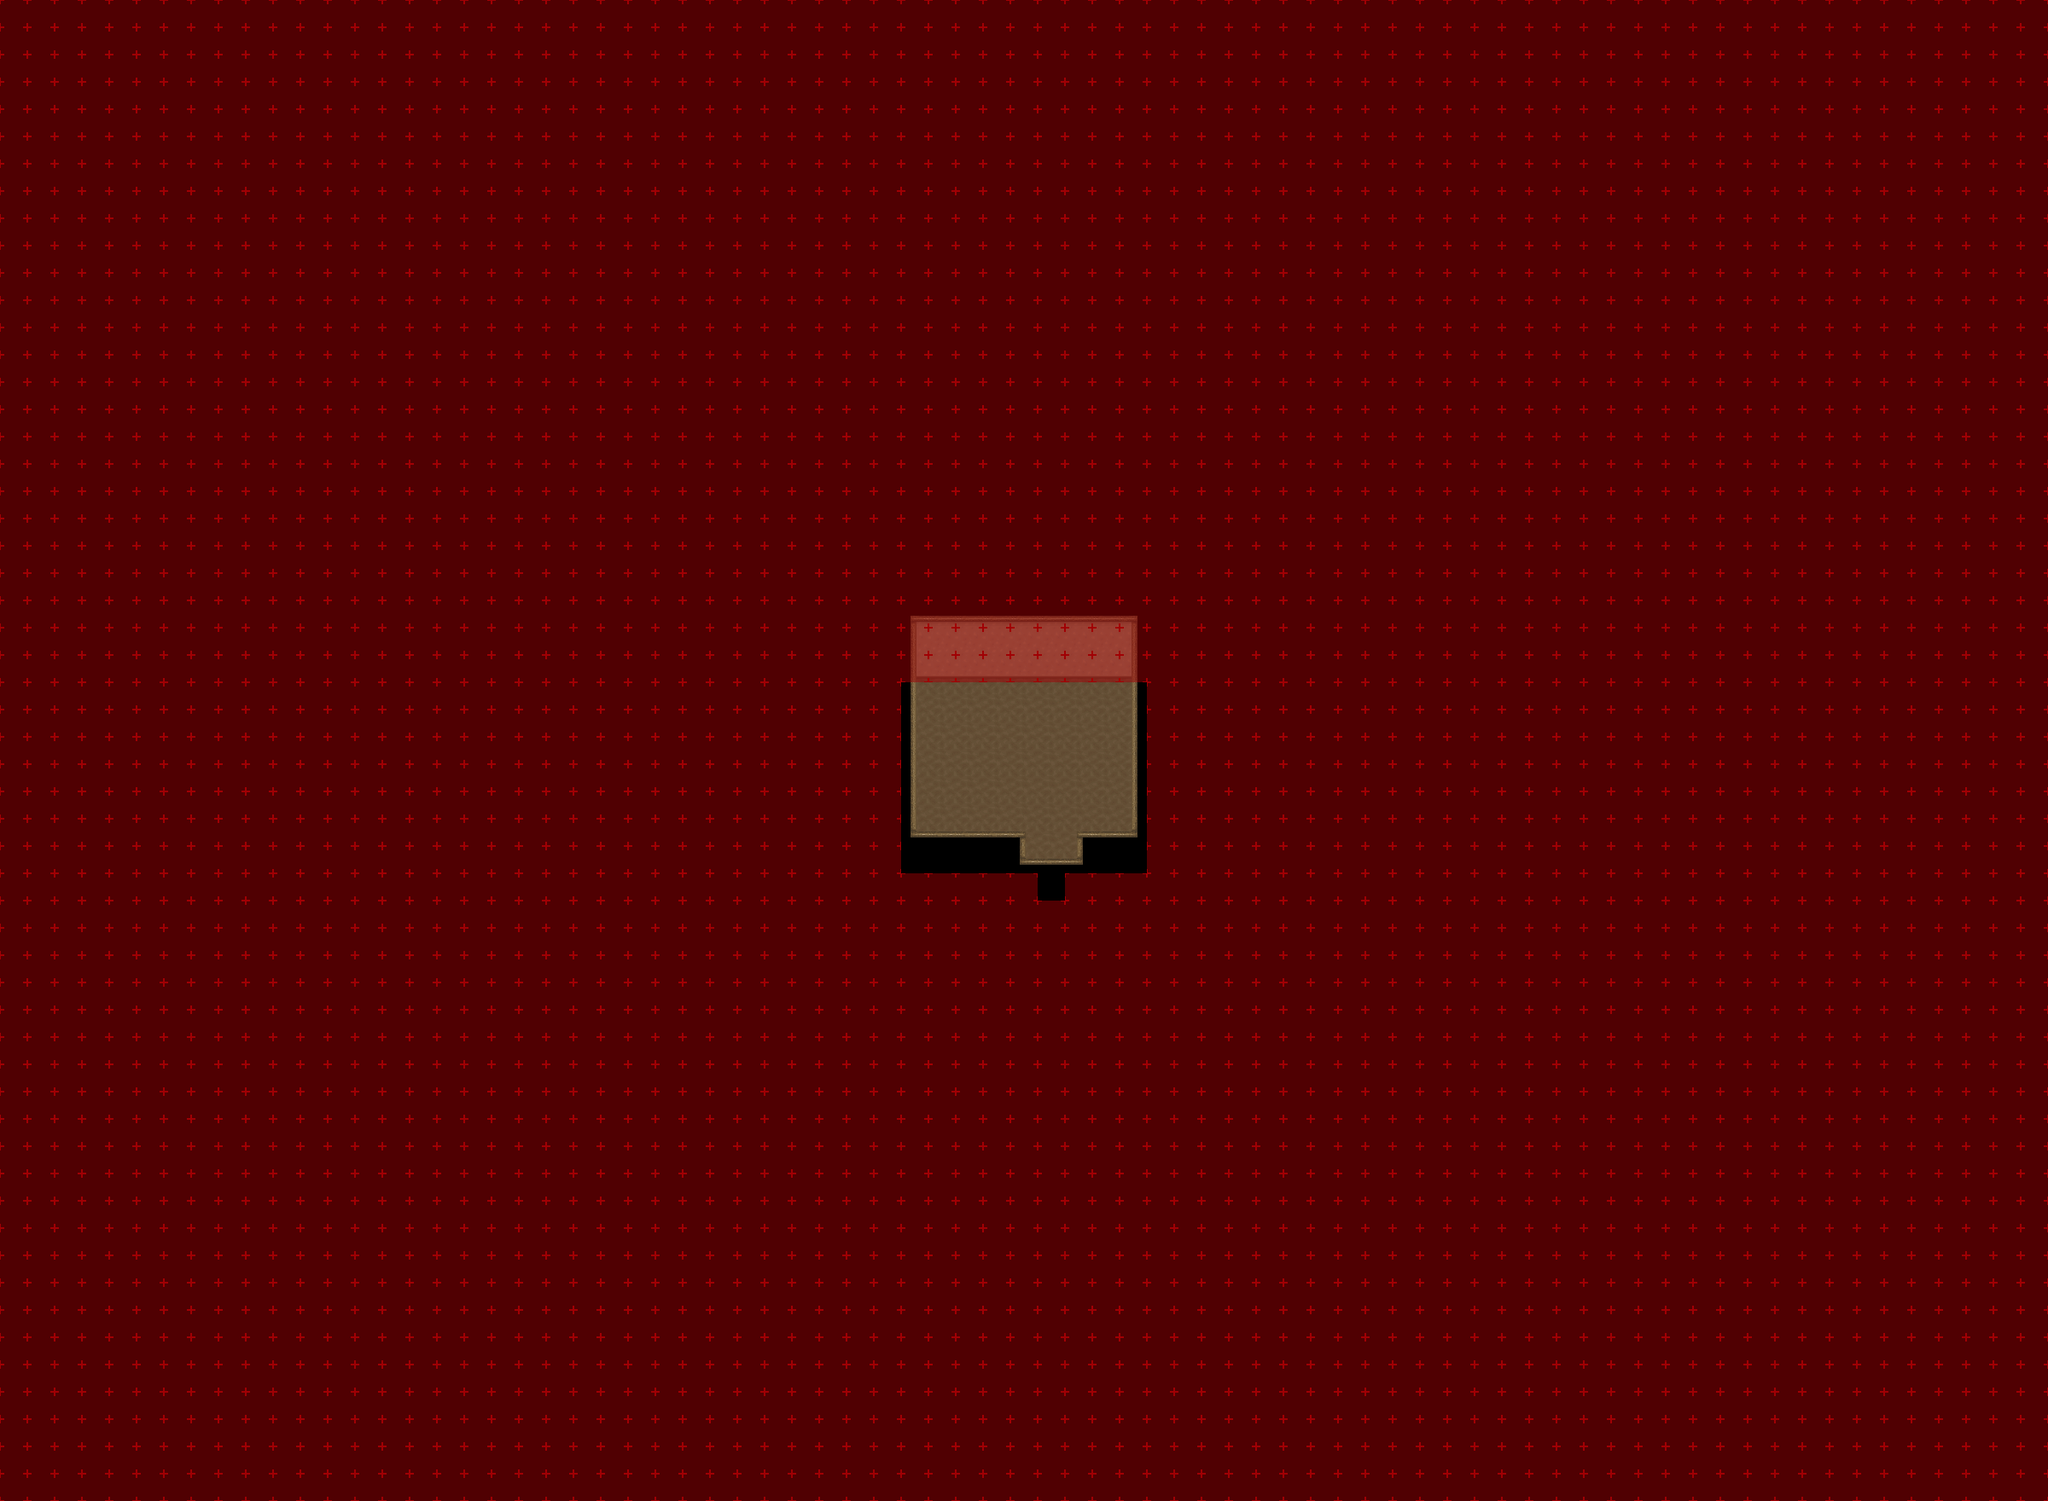

This game map was drawn from its Tiled (.tmx) file and the tilesets committed beside it. A one-line description and the trimmed map source follow:
An orthogonal 75x55 tile map with 32x32 px tiles, 9 tile layers (Ground, Ground 2, Ground 3, Fringe, ...), 11 tilesets and 1 object (warp).

<map version="1.4" tiledversion="1.4.1" orientation="orthogonal" renderorder="right-down" compressionlevel="0" width="75" height="55" tilewidth="32" tileheight="32" infinite="0" nextlayerid="11" nextobjectid="21">
 <properties>
  <property name="license" value="CC BY-SA 3.0" />
  <property name="manaplus version" value="2" />
  <property name="minimap" value="graphics/minimaps/020-2-12.png" />
  <property name="music" value="faith.ogg" />
  <property name="name" value="Small Garden Hut" />
 </properties>
 <tileset firstgid="1" name="Collision" tilewidth="32" tileheight="32" tilecount="9" columns="3">
  <image source="../graphics/tilesets/collision.png" width="96" height="96" />
 </tileset>
 <tileset firstgid="10" name="desert-ground" tilewidth="32" tileheight="32" tilecount="256" columns="16">
  <image source="../graphics/tilesets/desert-ground.png" width="512" height="512" />
 </tileset>
 <tileset firstgid="266" name="desert-accessory" tilewidth="32" tileheight="32" tilecount="128" columns="16">
  <image source="../graphics/tilesets/desert-accessory.png" width="512" height="256" />
 </tileset>
 <tileset firstgid="394" name="desert-hut-indoor" tilewidth="32" tileheight="32" tilecount="160" columns="16">
  <image source="../graphics/tilesets/desert-hut-indoor.png" width="512" height="320" />
 </tileset>
 <tileset firstgid="554" name="desert-hut-indoor-accessory-x1x2" tilewidth="32" tileheight="64" tilecount="32" columns="8">
  <image source="../graphics/tilesets/desert-hut-indoor-accessory-x1x2.png" width="256" height="256" />
 </tileset>
 <tileset firstgid="586" name="desert-hut-indoor-accessory-x1x3" tilewidth="32" tileheight="96" tilecount="27" columns="9">
  <image source="../graphics/tilesets/desert-hut-indoor-accessory-x1x3.png" width="288" height="288" />
 </tileset>
 <tileset firstgid="613" name="desert-hut-indoor-accessory" tilewidth="32" tileheight="32" tilecount="64" columns="8">
  <image source="../graphics/tilesets/desert-hut-indoor-accessory.png" width="256" height="256" />
 </tileset>
 <tileset firstgid="677" name="hurns-indoor-accessory" tilewidth="32" tileheight="32" tilecount="128" columns="8">
  <image source="../graphics/tilesets/hurns-indoor-accessory.png" width="256" height="512" />
 </tileset>
 <tileset firstgid="805" name="sunlight-x4x4" tilewidth="128" tileheight="128" tilecount="4" columns="4">
  <image source="../graphics/tilesets/sunlight-x4x4.png" width="512" height="128" />
  <tile id="0">
   <animation>
    <frame tileid="0" duration="5000" />
    <frame tileid="1" duration="200" />
    <frame tileid="2" duration="200" />
    <frame tileid="3" duration="500" />
    <frame tileid="2" duration="200" />
    <frame tileid="1" duration="200" />
   </animation>
  </tile>
  <tile id="1">
   <animation>
    <frame tileid="1" duration="100" />
    <frame tileid="0" duration="5000" />
    <frame tileid="1" duration="200" />
    <frame tileid="2" duration="200" />
    <frame tileid="3" duration="500" />
    <frame tileid="2" duration="200" />
    <frame tileid="1" duration="100" />
   </animation>
  </tile>
  <tile id="2">
   <animation>
    <frame tileid="1" duration="200" />
    <frame tileid="0" duration="5000" />
    <frame tileid="1" duration="200" />
    <frame tileid="2" duration="200" />
    <frame tileid="3" duration="500" />
    <frame tileid="2" duration="200" />
   </animation>
  </tile>
 </tileset>
 <tileset firstgid="809" name="level-number" tilewidth="32" tileheight="32" tilecount="16" columns="16">
  <image source="../graphics/tilesets/level-number.png" width="512" height="32" />
 </tileset>
 <tileset firstgid="825" name="desert-castle-indoor" tilewidth="32" tileheight="32" tilecount="512" columns="16">
  <image source="../graphics/tilesets/desert-castle-indoor.png" width="512" height="1024" />
 </tileset>
 <layer id="1" name="Ground" width="75" height="55">
  <data>[4125 cells, 4125 non-empty, 3 distinct tile ids]</data>
 </layer>
 <layer id="2" name="Ground 2" width="75" height="55">
  <data>[4125 cells, 18 non-empty, 2 distinct tile ids]</data>
 </layer>
 <layer id="3" name="Ground 3" width="75" height="55">
  <data>[4125 cells, 0 non-empty, 0 distinct tile ids]</data>
 </layer>
 <layer id="4" name="Fringe" width="75" height="55">
  <data>[4125 cells, 0 non-empty, 0 distinct tile ids]</data>
 </layer>
 <layer id="5" name="Over" width="75" height="55">
  <data>[4125 cells, 80 non-empty, 11 distinct tile ids]</data>
 </layer>
 <layer id="6" name="Over 2" width="75" height="55">
  <data>[4125 cells, 0 non-empty, 0 distinct tile ids]</data>
 </layer>
 <layer id="7" name="Over 3" width="75" height="55">
  <data>[4125 cells, 0 non-empty, 0 distinct tile ids]</data>
 </layer>
 <layer id="8" name="Collision" width="75" height="55">
  <data>[4125 cells, 4061 non-empty, 1 distinct tile ids]</data>
 </layer>
 <layer id="9" name="Heights" width="75" height="55">
  <data>[4125 cells, 0 non-empty, 0 distinct tile ids]</data>
 </layer>
 <objectgroup id="10" name="Object">
  <object id="20" name="To Tulimshar" type="warp" x="1216" y="1024" width="32" height="32">
   <properties>
    <property name="dest_map" value="020-1" />
    <property name="dest_x" value="295" />
    <property name="dest_y" value="164" />
   </properties>
  </object>
 </objectgroup>
</map>
